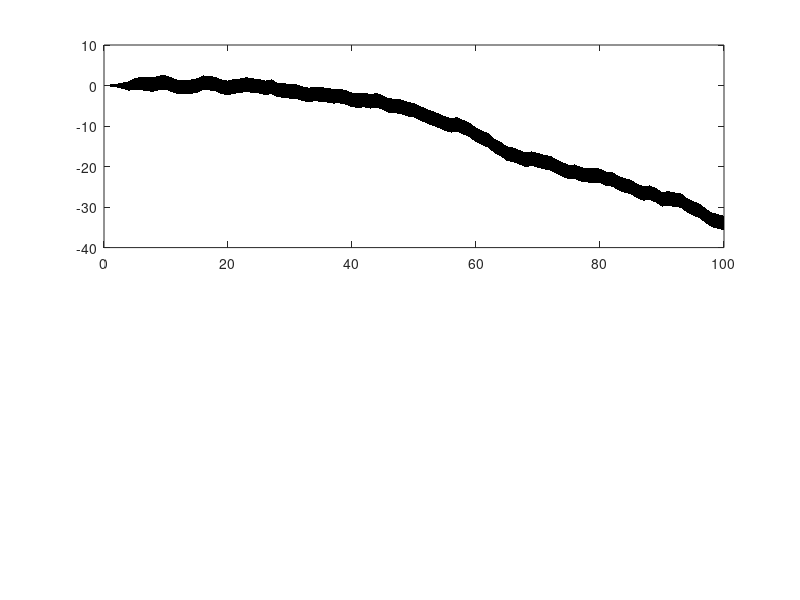

Recreate this plot in MATLAB. (Note: this script raises an error after producing the figure.)
%% Settings
N=100;              % Number of samples per realization
T=1;                % Sample period [s]


% True model parameters
A=[1 T; 0 1];       % System matrix
G=[T^2/2; T];       % Noise gain matrix
C=[1 0];            % Observation matrix

Q=(0.1*T*T)^2;            % Process noise [(m/s^2)^2]
R=(1.0*T)^2;              % Measurement noise [m^2]

PI0=diag([R Q]);   % Initial state covariance


% Filter parameters
A_kf=[1 T; 0 1];       % System matrix
G_kf=[T^2/2; T];       % Noise gain matrix
C_kf=[1 0];            % Observation matrix

Q_kf=Q;            % Process noise [(m/s^2)^2]
R_kf=R;              % Measurement noise [m^2]

PI0_kf=diag([Q_kf Q_kf]);   % Initial state covariance



% Simulate the system
x=zeros(2,N);   % Allocate memory for the states
y=zeros(1,N);   % Allocate memory for the observations

x(:,1)=chol(PI0)*randn(2,1); % Draw a random initial state estimate

% Loop
for k=1:N-1
    
    % Generate a process noise sample
    w=sqrt(Q)*randn;
    
    % Propagate the state
    x(:,k+1)=A*x(:,k)+G*w;
    
    % Generate a measurement noise sample
    v=sqrt(R)*randn;
    
    % Observations
    y(k+1)=C*x(:,k+1)+v;
end

% Kalman filter
x_hat=zeros(2,N);       % Allocate memory for the state estimates
x_hat(:,1)=zeros(2,1);  % Initial state estimate

P=zeros(2,2,N);             % Allocate the memory for the state error covariance
P(:,:,1)=PI0_kf;           % Initial covariance


for k=1:N-1
    
    % Time update
    x_hat(:,k+1)=A_kf*x_hat(:,k);
    P(:,:,k+1)=A_kf*P(:,:,k)*A_kf'+G_kf*Q_kf*G_kf';
    
    % Measurement update
    K=P(:,:,k+1)*C_kf'/(C_kf*P(:,:,k+1)*C_kf'+R_kf);
    x_hat(:,k+1)=x_hat(:,k+1)+K*(y(k+1)-C*x_hat(:,k+1));
    P(:,:,k+1)=P(:,:,k+1)-(P(:,:,k+1)*C_kf'/(C_kf*P(:,:,k+1)*C_kf'+R_kf))*C_kf*P(:,:,k+1);
end


figure(2)
clf


subplot(2,1,1)
sigma=3*sqrt(squeeze(P(1,1,:)))';
t=(1:length(sigma))*T;
fill([t fliplr(t)],[x_hat(1,:)+sigma fliplr(x_hat(1,:)-sigma)],'k','LineStyle','none')
alpha(0.25)
hold on
plot(t,x(1,:),'k')
plot(t,x_hat(1,:),'r--')
plot(t,y(1,:),'b*')
legend({'$\pm 3\sqrt{P^{1,1}_k}$','$x^1_k$','$\hat{x}^1_k$','$y_k$'},'Interpreter','latex','FontSize',12)
box on;
grid on;
ylabel('Position [m]')
title('Position vs time')
%xlim([1 N])

subplot(2,1,2)
sigma=3*sqrt(squeeze(P(2,2,:)))';
t=(1:length(sigma))*T;
fill([t fliplr(t)],[x_hat(2,:)+sigma fliplr(x_hat(2,:)-sigma)],'k','LineStyle','none')
alpha(0.25)
hold on
plot(t,x(2,:),'k')
plot(t,x_hat(2,:),'r--')
legend({'$\pm 3\sqrt{P^{2,2}_k}$','$x^2_k$','$\hat{x}^2_k$'},'Interpreter','latex','FontSize',12)
box on;
grid on;
xlabel('Time [s]')
ylabel('Speed [m/s]')
title('Speed vs time')
%xlim([1 N])
